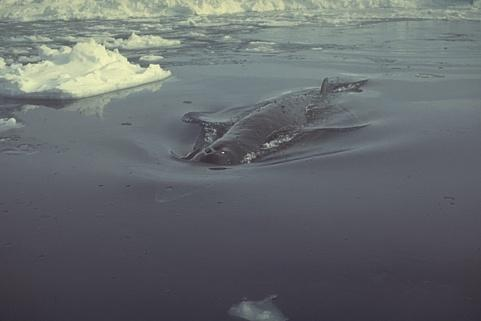
#> input picture IRCCyN_IVC_Eyetracker_Berkeley_Database/Images/img.trn.1.png, 481 x 321 px, found by its file name; its folder holds only this picture in this run
$ jupyter execute --allow-errors Lab_3_VA.ipynb   (older library calls are emulated)
#> lines starting #> are read from the running program, lines starting #| are printed output that depends on the picture; after the words box and inside, x2 and y2 are one past the last pixel; in counts of white or black regions, pixels touching at a corner belong together
### Itti_Koch.py
"""
A python implementation of the model of Itti, Koch & Niebur for visual saliency.

This python implementation is based on the version of Akisato Kimura <akisato@ieee.org> - 2014
https://github.com/akisatok/pySaliencyMap

Modified by Alexandre Bruckert - 2022

Relevant publication :
L. Itti, C. Koch, E. Niebur, A Model of Saliency-Based Visual Attention for Rapid Scene Analysis,
IEEE Transactions on Pattern Analysis and Machine Intelligence, Vol. 20, No. 11, pp. 1254-1259, Nov 1998.
"""

import cv2
import numpy as np
import config


class IttiSaliency:
    """
    Implementation of Itti's saliency model.
    """

    def __init__(self, width, height):
        """
        Initialisation.

        :param width: int, width of the image
        :param height: int, height of the image
        """
        self.width = width
        self.height = height
        self.SM = None
        self.GaborKernel0 = np.array(config.GaborKernel_0)
        self.GaborKernel45 = np.array(config.GaborKernel_45)
        self.GaborKernel90 = np.array(config.GaborKernel_90)
        self.GaborKernel135 = np.array(config.GaborKernel_135)

    ##### Preprocessing #####
    def SMExtractRGBI(self, inputImage):
        # Rescale the image to [0,1]
        src = np.float32(inputImage) * 1./255
        # Split the original channels
        (B, G, R) = cv2.split(src)
        # Extract an intensity image
        I = cv2.cvtColor(src, cv2.COLOR_BGR2GRAY)

        return R, G, B, I

    ##### Extracting feature maps #####
    def FMCreateGaussianPyr(self, src):
        dst = list()
        dst.append(src)
        for i in range(1, 9):
            nowdst = cv2.pyrDown(dst[i-1])
            dst.append(nowdst)
        return dst

    ## taking center-surround differences
    def FMCenterSurroundDiff(self, GaussianMaps):
        dst = list()
        for s in range(2,5):
            now_size = GaussianMaps[s].shape
            now_size = (now_size[1], now_size[0])  ## (width, height)
            tmp = cv2.resize(GaussianMaps[s+3], now_size, interpolation=cv2.INTER_LINEAR)
            nowdst = cv2.absdiff(GaussianMaps[s], tmp)
            dst.append(nowdst)
            tmp = cv2.resize(GaussianMaps[s+4], now_size, interpolation=cv2.INTER_LINEAR)
            nowdst = cv2.absdiff(GaussianMaps[s], tmp)
            dst.append(nowdst)
        return dst

    def FMGaussianPyrCSD(self, src):
        GaussianMaps = self.FMCreateGaussianPyr(src)
        dst = self.FMCenterSurroundDiff(GaussianMaps)
        return dst

    ## intensity feature maps
    def IFMGetFM(self, I):
        return self.FMGaussianPyrCSD(I)

    ## color feature maps
    def CFMGetFM(self, R, G, B):

        # max(R,G,B)
        tmp1 = cv2.max(R, G)
        RGBMax = cv2.max(B, tmp1)
        RGBMax[RGBMax <= 0] = 0.0001    # prevent dividing by 0
        # min(R,G)
        RGMin = cv2.min(R, G)
        # RG = (R-G)/max(R,G,B)
        RG = (R - G) / RGBMax
        # BY = (B-min(R,G)/max(R,G,B)
        BY = (B - RGMin) / RGBMax
        # clamp nagative values to 0
        RG[RG < 0] = 0
        BY[BY < 0] = 0
        # obtain feature maps in the same way as intensity
        RGFM = self.FMGaussianPyrCSD(RG)
        BYFM = self.FMGaussianPyrCSD(BY)
        # return
        return RGFM, BYFM

    ## orientation feature maps
    def OFMGetFM(self, src):
        # creating a Gaussian pyramid
        GaussianI = self.FMCreateGaussianPyr(src)
        # convoluting a Gabor filter with an intensity image to extract oriemtation features
        GaborOutput0   = [ np.empty((1,1)), np.empty((1,1)) ]  # dummy data: any kinds of np.array()s are OK
        GaborOutput45  = [ np.empty((1,1)), np.empty((1,1)) ]
        GaborOutput90  = [ np.empty((1,1)), np.empty((1,1)) ]
        GaborOutput135 = [ np.empty((1,1)), np.empty((1,1)) ]
        for j in range(2,9):
            GaborOutput0.append(   cv2.filter2D(GaussianI[j], cv2.CV_32F, self.GaborKernel0) )
            GaborOutput45.append(  cv2.filter2D(GaussianI[j], cv2.CV_32F, self.GaborKernel45) )
            GaborOutput90.append(  cv2.filter2D(GaussianI[j], cv2.CV_32F, self.GaborKernel90) )
            GaborOutput135.append( cv2.filter2D(GaussianI[j], cv2.CV_32F, self.GaborKernel135) )
        # calculating center-surround differences for every oriantation
        CSD0   = self.FMCenterSurroundDiff(GaborOutput0)
        CSD45  = self.FMCenterSurroundDiff(GaborOutput45)
        CSD90  = self.FMCenterSurroundDiff(GaborOutput90)
        CSD135 = self.FMCenterSurroundDiff(GaborOutput135)
        # concatenate
        dst = list(CSD0)
        dst.extend(CSD45)
        dst.extend(CSD90)
        dst.extend(CSD135)
        # return
        return dst

    # conspicuity maps
    ## standard range normalization
    def SMRangeNormalize(self, src):
        minn, maxx, dummy1, dummy2 = cv2.minMaxLoc(src)
        if maxx!=minn:
            dst = src/(maxx-minn) + minn/(minn-maxx)
        else:
            dst = src - minn
        return dst

    ## computing an average of local maxima
    def SMAvgLocalMax(self, src):
        # size
        stepsize = config.default_step_local
        width = src.shape[1]
        height = src.shape[0]
        # find local maxima
        numlocal = 0
        lmaxmean = 0
        for y in range(0, height-stepsize, stepsize):
            for x in range(0, width-stepsize, stepsize):
                localimg = src[y:y+stepsize, x:x+stepsize]
                lmin, lmax, dummy1, dummy2 = cv2.minMaxLoc(localimg)
                lmaxmean += lmax
                numlocal += 1
        # averaging over all the local regions
        return lmaxmean / numlocal

    ## normalization specific for the saliency map model
    def SMNormalization(self, src):
        dst = self.SMRangeNormalize(src)
        lmaxmean = self.SMAvgLocalMax(dst)
        normcoeff = (1-lmaxmean)*(1-lmaxmean)
        return dst * normcoeff

    ## normalizing feature maps
    def normalizeFeatureMaps(self, FM):
        NFM = list()
        for i in range(0,6):
            normalizedImage = self.SMNormalization(FM[i])
            nownfm = cv2.resize(normalizedImage, (self.width, self.height), interpolation=cv2.INTER_LINEAR)
            NFM.append(nownfm)
        return NFM

    ## intensity conspicuity map
    def ICMGetCM(self, IFM):
        NIFM = self.normalizeFeatureMaps(IFM)
        ICM = sum(NIFM)
        return ICM

    ## color conspicuity map
    def CCMGetCM(self, CFM_RG, CFM_BY):
        # extracting a conspicuity map for every color opponent pair
        CCM_RG = self.ICMGetCM(CFM_RG)
        CCM_BY = self.ICMGetCM(CFM_BY)
        # merge
        CCM = CCM_RG + CCM_BY
        # return
        return CCM

    ## orientation conspicuity map
    def OCMGetCM(self, OFM):
        OCM = np.zeros((self.height, self.width))
        for i in range (0,4):
            # slicing
            nowofm = OFM[i*6:(i+1)*6]  # angle = i*45
            # extracting a conspicuity map for every angle
            NOFM = self.ICMGetCM(nowofm)
            # normalize
            NOFM2 = self.SMNormalization(NOFM)
            # accumulate
            OCM += NOFM2
        return OCM

    # Core
    def get_salmap(self, img):
        # definitions
        size = img.shape
        width  = size[1]
        height = size[0]
        # check
#        if(width != self.width or height != self.height):
#            sys.exit("size mismatch")
        # extracting individual color channels
        R, G, B, I = self.SMExtractRGBI(img)
        # extracting feature maps
        IFM = self.IFMGetFM(I)
        CFM_RG, CFM_BY = self.CFMGetFM(R, G, B)
        OFM = self.OFMGetFM(I)
        # extracting conspicuity maps
        ICM = self.ICMGetCM(IFM)
        CCM = self.CCMGetCM(CFM_RG, CFM_BY)
        OCM = self.OCMGetCM(OFM)
        # adding all the conspicuity maps to form a saliency map
        wi = config.weight_intensity
        wc = config.weight_color
        wo = config.weight_orientation
        SMMat = wi*ICM + wc*CCM + wo*OCM
        # normalize
        normalizedSM = self.SMRangeNormalize(SMMat)
        normalizedSM2 = normalizedSM.astype(np.float32)
        smoothedSM = cv2.bilateralFilter(normalizedSM2, 7, 3, 1.55)
        self.SM = cv2.resize(smoothedSM, (width,height), interpolation=cv2.INTER_NEAREST)
        # return
        return self.SM

### Achanta.py
"""
A python implementation of the model of R. Achanta for visual saliency.

The original code is available at http://ivrg.epfl.ch/supplementary_material/RK_CVPR09/index.html

Modified by Alexandre Bruckert - 2022

Relevant publication :
R. Achanta, S. Hemami, F. Estrada, S. Süsstrunk, Frequency-tuned Salient Region Detection,
IEEE CVPR, 2009.
"""

import cv2
import numpy as np
from scipy.ndimage import gaussian_filter

class Achanta:
    """
    Implementation of Achanta's saliency model.
    """

    def __init__(self, kernel_size=3):
        self.SM = None
        self.kernel_size = kernel_size

    def get_salmap(self, img):
        # Blur the image with either a 3x3 or 5x5 kernel
        filtered_img = gaussian_filter(img, sigma=self.kernel_size, mode='mirror', truncate=1)

        # RGB to CIELab color space conversion
        lab_img = cv2.cvtColor(filtered_img, cv2.COLOR_RGB2LAB)
        L, A, B = cv2.split(lab_img)
        L_mean = np.mean(L)
        A_mean = np.mean(A)
        B_mean = np.mean(B)

        # Compute the saliency map out of it
        self.SM = (L-L_mean)**2 + (A-A_mean)**2 + (B-B_mean)**2
        return self.SM

### Lab_3_VA.ipynb
# Lab 3 - Models of visual attention

Created by : Alexandre Bruckert / University of Nantes - alexandre.bruckert@univ-nantes.fr

Date : 2024

In this lab, we will study a few models of visual attention, and evaluate their performances.

#### 0) Imports from previous labs

[cell 1]
import os
import sys
import glob
import numpy as np
import pandas as pd
import matplotlib.pyplot as plt
import matplotlib.image as mpimg
from scipy.ndimage import gaussian_filter
import cv2

# Add path to import Itti_Koch
sys.path.insert(0, './')
from Itti_Koch import IttiSaliency

# Lab 2
def range_normalize(x):
    """Normalizes x to [0, 1]"""
    x = (x - x.min()) / (x.max() - x.min())
    return x

def sum_normalize(x):
    """Normalizes x so that it sums to 1"""
    return x / x.sum()

def std_normalize(x):
    return (x - np.mean(x)) / np.std(x)

def log_density(saliencyMap, eps=np.spacing(1.0)):
    """Transforms a non probabilistic saliency map into a log density"""
    saliencyMap = saliencyMap - saliencyMap.min()
    saliencyMap += eps
    saliencyMap /= saliencyMap.sum()
    return np.log(saliencyMap)


# [28 lines left out: function AUC_Borji, not called in this run]

def AUC_Judd(saliencyMap, fixationMap, jitter=True):
    """AUC Judd Implementation"""
    if not np.shape(saliencyMap) == np.shape(fixationMap):
        saliencyMap = cv2.resize(saliencyMap, np.shape(fixationMap)[:2][::-1])

    if jitter:
        saliencyMap = saliencyMap + np.random.random(np.shape(saliencyMap)) / 10**7

    saliencyMap = range_normalize(saliencyMap)

    if np.isnan(saliencyMap).all():
        __logger.debug('NaN saliencyMap')
        score = float('nan')
        return score

    S = saliencyMap.flatten()
    F = fixationMap.flatten()
    Sth = S[F > 0]
    Nfixations = len(Sth)
    Npixels = len(S)
    allthreshes = sorted(Sth, reverse=True)

    tpr = np.zeros((Nfixations + 2))
    fpr = np.zeros((Nfixations + 2))
    tpr[0], tpr[-1] = 0, 1
    fpr[0], fpr[-1] = 0, 1

    for i in range(Nfixations):
        thresh = allthreshes[i]
        aboveth = (S >= thresh).sum()
        tpr[i + 1] = float(i + 1) / Nfixations
        fpr[i + 1] = float(aboveth - i) / (Npixels - Nfixations)

    score = np.trapezoid(tpr, x=fpr)
    allthreshes = np.insert(allthreshes, 0, 0)
    allthreshes = np.append(allthreshes, 1)

    return score


def CC(saliencyMap1, saliencyMap2):
    """Correlation Coefficient"""
    if saliencyMap1.shape != saliencyMap2.shape:
        saliencyMap1 = cv2.resize(saliencyMap1, saliencyMap2.shape[:2][::-1])
    saliencyMap1 = std_normalize(saliencyMap1)
    saliencyMap2 = std_normalize(saliencyMap2)
    return np.corrcoef(saliencyMap1.reshape(-1), saliencyMap2.reshape(-1))[0, 1]

def KL_divergence(saliencyMap, baselineMap, eps=np.spacing(1.0)):
    """KL Divergence"""
    if saliencyMap.shape != baselineMap.shape:
        saliencyMap = cv2.resize(saliencyMap, baselineMap.shape[:2][::-1])
    if saliencyMap.any():
        saliencyMap = sum_normalize(saliencyMap)
    if baselineMap.any():
        baselineMap = sum_normalize(baselineMap)
    logp_model = np.log(saliencyMap + eps)
    logp_gt = np.log(baselineMap + eps)
    score = baselineMap * (logp_gt - logp_model)
    return score.sum()

def NSS(saliencyMap, fixationMap):
    """Normalized Scanpath Saliency"""
    if saliencyMap.shape != fixationMap.shape:
        saliencyMap = cv2.resize(saliencyMap, fixationMap.shape[:2][::-1]) ###
    saliencyMap = np.exp(log_density(saliencyMap))
    mean = saliencyMap.mean()
    std = saliencyMap.std()
    value = saliencyMap[fixationMap.astype(bool)]
    if len(value) == 0:
        return np.nan
    value -= mean
    value /= std
    return value.mean()

def similarity(pred_sal, gt_sal):
    """Similarity (Histogram Intersection)"""
    if pred_sal.shape != gt_sal.shape:
        pred_sal = cv2.resize(pred_sal, gt_sal.shape[:2][::-1])
    if pred_sal.any():
        pred_sal = range_normalize(pred_sal)
        pred_sal = sum_normalize(pred_sal)
    if gt_sal.any():
        gt_sal = range_normalize(gt_sal)
        gt_sal = sum_normalize(gt_sal)
    diff = np.minimum(pred_sal, gt_sal)
    return np.sum(diff)

[cell 2]
PATH_DATA = "./IRCCyN_IVC_Eyetracker_Berkeley_Database"
RESO_X = 1280
RESO_Y = 1024
FACTOR_X = RESO_X / 338
FACTOR_Y = RESO_Y / 270

# Lab 1
def get_files_all_observers(dir_path, img_name):
    """List all eye-tracking files for an image"""
    list_all_files = glob.glob(os.path.join(dir_path, 'Eyetracker_Data/**/*' + img_name + '.*'), recursive=True)
    if not list_all_files:
        return None
    return list_all_files

def create_fixmap(list_obs_files, img_w, img_h, factor_x, factor_y, t_begin=0, t_end=15):
    """Create fixation map from eye-tracking data"""
    fixmap = np.zeros((img_h, img_w))
    if not list_obs_files:
        return fixmap
    for obs in list_obs_files:
        try:
            df = pd.read_csv(obs, sep=',', skiprows=19)
            df = df[(df["TimeStamp"] >= t_begin*1000) & (df["TimeStamp"] <= t_end*1000)]
            df = df[df["Tracked"] == 1]
            fix_groups = df.groupby((df["Fixation"].shift() != df["Fixation"]).cumsum())
            for n_group, group in fix_groups:
                if group["Fixation"].all() != 0:
                    x = group["ScreenPositionXmm"].mean() * 0.9
                    y = -group["ScreenPositionYmm"].mean() * 0.9
                    x_pix = int(x * factor_x + img_w / 2)
                    y_pix = int(y * factor_y + img_h / 2)
                    if 0 <= x_pix < img_w and 0 <= y_pix < img_h:
                        fixmap[y_pix, x_pix] += 1
        except:
            pass
    return fixmap

def create_salmap_from_fixmap(fixmap, ppda):
    """Convert fixation map to saliency map via Gaussian blur"""
    salmap = gaussian_filter(fixmap, sigma=ppda)
    return salmap

def compute_ppda(distance, h_res, v_res, screen_w, screen_h):
    """Compute pixels per degree of visual angle"""
#> further down, img is the input picture: shape (321, 481, 3); mean B, G, R 108.3, 105.3, 100.7
    import math
    horizontal_ppda = h_res / (2 * np.degrees(np.arctan((screen_w / 2) / distance)))
    vertical_ppda = v_res / (2 * np.degrees(np.arctan((screen_h / 2) / distance)))
    return horizontal_ppda, vertical_ppda

#### 1) Itti's model

You can find an implementation of Itti's model on the Itti_Koch.py file. Run it on the IIRCCyN_IVC dataset, and compare the outputs with the ground-truth saliency maps (from the first lab) using the metrics studied (from the second lab).

[cell 3]
hppda, vppda = compute_ppda(415.8, RESO_X, RESO_Y, 338, 270)

results = []
images = []
image_list = [1, 2, 5, 7, 10, 14, 21, 27, 37, 44]

#> (the rest of this cell did not finish here and is left out)

    itti_salmap = itti.get_salmap(img)
#> the loop in FMCreateGaussianPyr, `for i in range(1, 9):` made 8 passes
#> nowdst on pass 8: [[0.488, 0.464], [0.419, 0.404]]
#> after the loop in FMCreateGaussianPyr, `for i in range(1, 9):`: dst = 9 items
#> after the loop in FMCenterSurroundDiff, `for s in range(2,5):`: dst = 6 items
#> in CFMGetFM, `RG = (R - G) / RGBMax`:
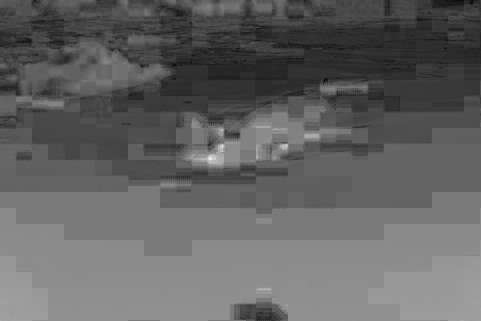
#> RG: shape (321, 481) float32; min -0.167, max 0.182, mean -0.0306; drawn with min black and max white
#> in CFMGetFM, `BY = (B - RGMin) / RGBMax`:
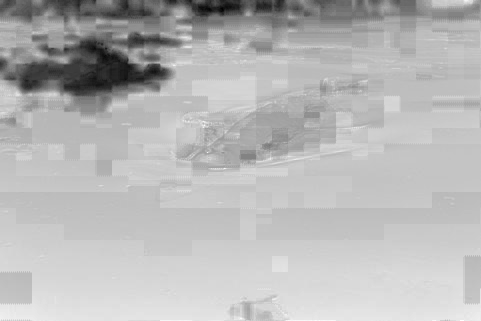
#> BY: shape (321, 481) float32; min -0.233, max 0.219, mean 0.0927; drawn with min black and max white
#> in CFMGetFM, `RG[RG < 0] = 0`:
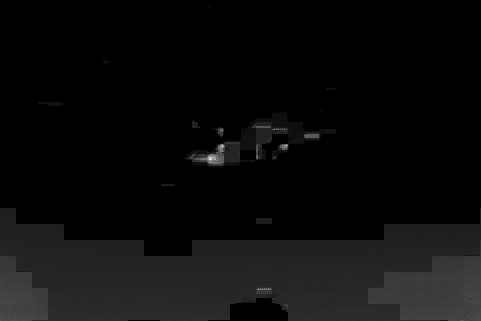
#> RG: shape (321, 481) float32; min 0, max 0.182, mean 0.00831; drawn with min black and max white
#> in CFMGetFM, `BY[BY < 0] = 0`:
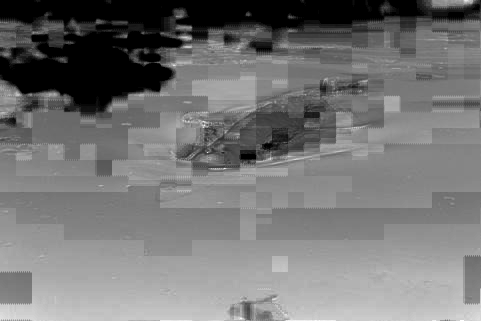
#> BY: shape (321, 481) float32; 10.17% of pixels changed, all inside (x1, y1, x2, y2) = (0, 0, 479, 148); drawn with min black and max white
#> the loop in FMCreateGaussianPyr (call 2), `for i in range(1, 9):` made 8 passes
#> nowdst on pass 8: [[0.00363, 0.0038], [0.00787, 0.00782]]
#> the loop in FMCenterSurroundDiff (call 2), `for s in range(2,5):` made 3 passes
#> pass 1, in FMCenterSurroundDiff (call 2), `tmp = cv2.resize(GaussianMaps[s+4], now_size, interpolation=cv2.INTER_..`:
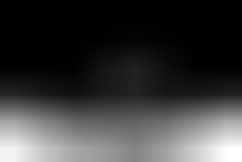
#> tmp: shape (81, 121) float32 (shown 2 times larger); min 3.01e-09, max 0.0414, mean 0.00959; drawn with min black and max white
#> the loop in FMCenterSurroundDiff (call 3), `for s in range(2,5):` made 3 passes
#> pass 1, in FMCenterSurroundDiff (call 3), `tmp = cv2.resize(GaussianMaps[s+4], now_size, interpolation=cv2.INTER_..`:
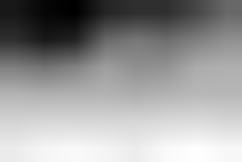
#> tmp: shape (81, 121) float32 (shown 2 times larger); min 0.0144, max 0.156, mean 0.0994; drawn with min black and max white
#> pass 1, in FMCenterSurroundDiff (call 3), `nowdst = cv2.absdiff(GaussianMaps[s], tmp)`:
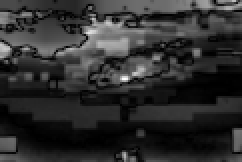
#> nowdst: shape (81, 121) float32 (shown 2 times larger); min 3.28e-07, max 0.0956, mean 0.0175; drawn with min black and max white
#> in OFMGetFM, `GaussianI = self.FMCreateGaussianPyr(src)`: GaussianI = 9 items
#> the loop in FMCenterSurroundDiff (call 4), `for s in range(2,5):` made 3 passes
#> pass 1, in FMCenterSurroundDiff (call 4), `tmp = cv2.resize(GaussianMaps[s+3], now_size, interpolation=cv2.INTER_..`:
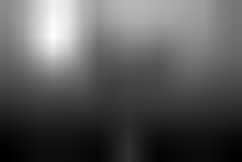
#> tmp: shape (81, 121) float32 (shown 2 times larger); min 0.34, max 1.12, mean 0.614; drawn with min black and max white
#> pass 1, in FMCenterSurroundDiff (call 4), `tmp = cv2.resize(GaussianMaps[s+4], now_size, interpolation=cv2.INTER_..`:
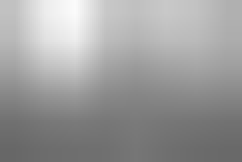
#> tmp: shape (81, 121) float32 (shown 2 times larger); min 0.407, max 0.986, mean 0.615
#> pass 1, in FMCenterSurroundDiff (call 4), `nowdst = cv2.absdiff(GaussianMaps[s], tmp)`:
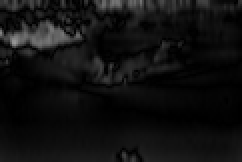
#> nowdst: shape (81, 121) float32 (shown 2 times larger); min 8.05e-07, max 0.592, mean 0.0661
#> in OFMGetFM, `CSD0   = self.FMCenterSurroundDiff(GaborOutput0)`: CSD0 = 6 items
#> (the rest of the program and of its run is left out)
